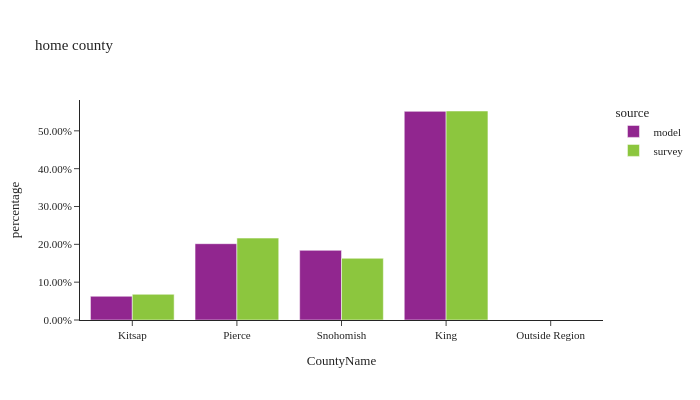

Notebook code cell kept with this figure:
### Code cell
plot_hh_stat(df_hh, 'CountyName', 'home county')

### Figure 1 — Plotly figure (JSON) as saved in the notebook; plotly's stock layout.template omitted (floating-point values rounded to 4 significant figures)
{"data": [{"alignmentgroup": "True", "customdata": [[108901], [350141], [319624], [957460], [3]], "hovertemplate": "source=model<br>CountyName=%{x}<br>percentage=%{y}<br>sample count=%{customdata[0]}<extra></extra>", "legendgroup": "model", "marker": {"color": "#91268F", "pattern": {"shape": ""}}, "name": "model", "offsetgroup": "model", "orientation": "v", "showlegend": true, "textposition": "auto", "type": "bar", "x": ["Kitsap", "Pierce", "Snohomish", "King", "Outside Region"], "xaxis": "x", "y": [0.06273, 0.2017, 0.1841, 0.5515, 1.728e-06], "yaxis": "y"}, {"alignmentgroup": "True", "customdata": [[447], [2745], [191], [383]], "hovertemplate": "source=survey<br>CountyName=%{x}<br>percentage=%{y}<br>sample count=%{customdata[0]}<extra></extra>", "legendgroup": "survey", "marker": {"color": "#8CC63E", "pattern": {"shape": ""}}, "name": "survey", "offsetgroup": "survey", "orientation": "v", "showlegend": true, "textposition": "auto", "type": "bar", "x": ["Pierce", "King", "Kitsap", "Snohomish"], "xaxis": "x", "y": [0.2165, 0.5524, 0.06794, 0.1631], "yaxis": "y"}], "layout": {"barmode": "group", "font": {"size": 11}, "height": 400, "legend": {"title": {"text": "source"}, "tracegroupgap": 0}, "title": {"text": "home county"}, "width": 700, "xaxis": {"anchor": "y", "domain": [0.0, 1.0], "title": {"text": "CountyName"}}, "yaxis": {"anchor": "x", "domain": [0.0, 1.0], "tickformat": ".2%", "title": {"text": "percentage"}}}}
